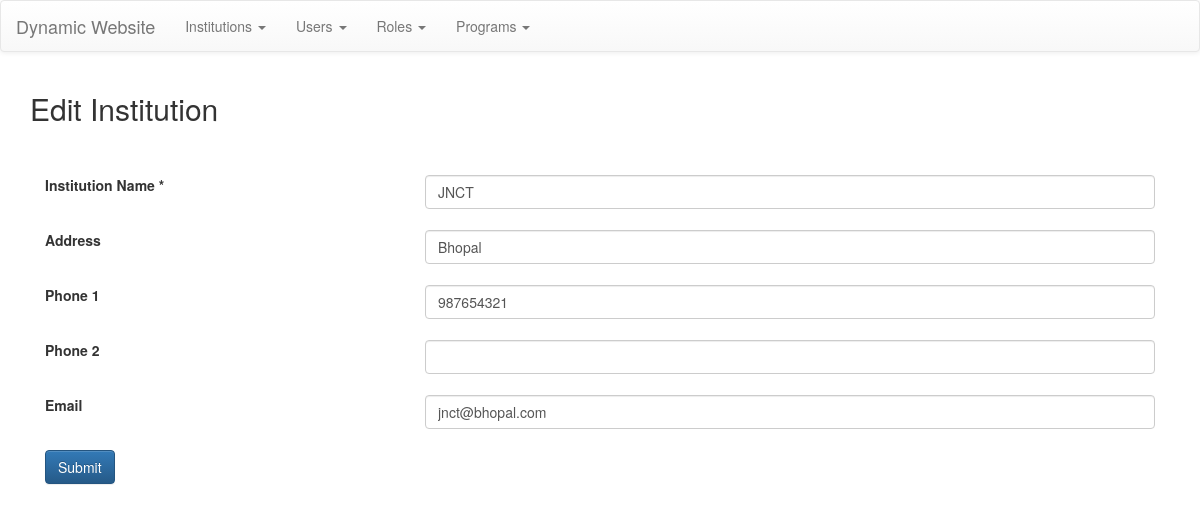
Page /institutions/edit_institution/1 on the committed database.
### tables this page shows
CREATE TABLE `institutions` (
  `id` int(11) NOT NULL,
  `institution_name` varchar(255) NOT NULL,
  `institution_add` text,
  `institution_phone1` int(11) DEFAULT NULL,
  `institution_phone2` int(11) DEFAULT NULL,
  `institution_email` varchar(255) DEFAULT NULL
);

### application/controllers/Institutions.php (called while the page is built, shortened)
<?php
    class Institutions extends CI_Controller{
        public function new_edit_ins($id = NULL){
            if($id !== NULL){
                $data['mode'] = 'edit';
                $data['ins_id'] = $id;
                $data['institution'] = $this->institutions_model->get_institution($id);
            }
            else{
                $data['mode'] = 'new';
            }
            $this->form_validation->set_rules('name','Institution Name','required');
            if($this->form_validation->run() === FALSE){
				$this->load->view('templates/header');
				$this->load->view('institutions/new',$data);
				$this->load->view('templates/footer');
            }
        }
    }

### index.php (called while the page is built, shortened)
<?php
require_once BASEPATH.'core/CodeIgniter.php';

### application/models/Institutions_model.php (called while the page is built, shortened)
<?php
    class Institutions_model extends CI_Model{
		public function get_institution($ins_id){
			$this->db->where('id',$ins_id);
			$query = $this->db->get('institutions');
			return $query->row();
        }
    }

### application/views/institutions/new.php (the view, shortened to what this page needs)
<div class="container">
    <?php if($mode === 'new'): ?>
        <h2>New Institution</h2><br>
    <?php elseif($mode === 'edit'): ?>
        <h2>Edit Institution</h2><br>
    <?php endif; ?>
    <?php
			if($mode === 'edit'){
				echo form_open('institutions/edit_institution/'.$ins_id);
			}
			else {
				echo form_open('institutions/new_institution');
			}
    ?>
        <div class="form-group">
            <br>
            <div class="col-xs-6 col-md-4">
                <label class="FormLabel">Institution Name *</label>
            </div>
            <div class="col-xs-12 col-sm-6 col-md-8">
                <input type="text" name="name" class="form-control" value="<?php if($mode === 'edit') { echo $institution->institution_name; } ?>" required>
            </div>
            <br>
        </div>
        <div class="form-group">
            <br>
            <div class="col-xs-6 col-md-4">
                <label class="FormLabel">Address</label>
            </div>
            <div class="col-xs-12 col-sm-6 col-md-8">
                <input type="text" name="add" class="form-control" value="<?php if($mode === 'edit') { echo $institution->institution_add; } ?>">
            </div>
            <br>
        </div>
        <div class="form-group">
            <br>
            <div class="col-xs-6 col-md-4">
                <label class="FormLabel">Phone 1</label>
            </div>
            <div class="col-xs-12 col-sm-6 col-md-8">
                <input type="text" name="phone1" class="form-control" value="<?php if($mode === 'edit') { echo $institution->institution_phone1; } ?>">
            </div>
            <br>
        </div>
        <div class="form-group">
            <br>
            <div class="col-xs-6 col-md-4">
                <label class="FormLabel">Phone 2</label>
            </div>
            <div class="col-xs-12 col-sm-6 col-md-8">
                <input type="text" name="phone2" class="form-control" value="<?php if($mode === 'edit') { echo $institution->institution_phone2; } ?>">
            </div>
            <br>
        </div>
        <div class="form-group">
            <br>
            <div class="col-xs-6 col-md-4">
                <label class="FormLabel">Email</label>
            </div>
            <div class="col-xs-12 col-sm-6 col-md-8">
                <input type="text" name="email" class="form-control" value="<?php if($mode === 'edit') { echo $institution->institution_email; } ?>">
            </div>
            <br>
        </div>
        <div class="form-group">
            <br>
            <div class="col-xs-6 col-md-4">
                <button type="submit" class="btn btn-primary">Submit</button>
            </div>
            <div class="col-xs-12 col-sm-6 col-md-8">
            </div>
            <br>
        </div>
    <?php echo form_close(); ?>
</div>

### rows in the picture
institutions: name "JNCT", add "Bhopal", phone1 "987654321", email "jnct@bhopal.com"
